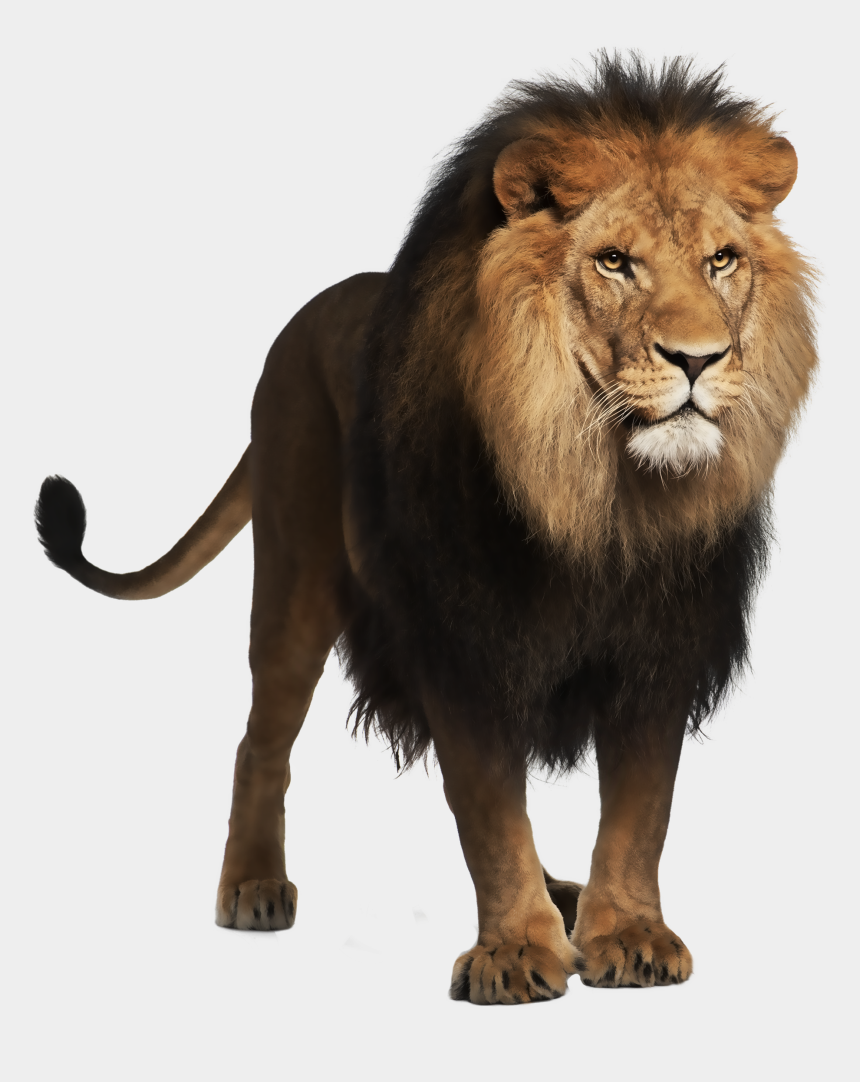
#> input picture 2/1.png, 860 x 1082 px
$ python -i main.py   (imports and definitions only)   (older library calls are emulated)
#> lines starting #> are read from the running program, lines starting #| are printed output that depends on the picture
from tkinter import *
from PIL import Image, ImageTk

img1 = '1.png'
img2 = '2.jpeg'
result_img = 'result.jpg'


def blend(source_path, target_path, source_image_koef, save_path):
    target_image_koef = 1 - source_image_koef
    source_data = Image.open(source_path)
    target_data = Image.open(target_path)
    source_data = source_data.resize((target_data.size[0], target_data.size[1]))
    source_pixels = source_data.load()
    target_pixels = target_data.load()
    for x in range(source_data.size[0]):
        for y in range(source_data.size[1]):
            source_pixel = source_pixels[x, y]
            target_pixel = target_pixels[x, y]
            red = target_pixel[0] * target_image_koef + source_pixel[0] * source_image_koef
            green = target_pixel[1] * target_image_koef + source_pixel[1] * source_image_koef
            blue = target_pixel[2] * target_image_koef + source_pixel[2] * source_image_koef
            target_pixels[x, y] = (int(red), int(green), int(blue))
    target_data.save(save_path)


def show_interface():
    root = Tk()
    root.title('Exam Task 2')

    img1_opened = Image.open(img1)
#> img1_opened is the input picture: PIL image 860x1082 RGBA; mean R, G, B, A 177.4, 169.3, 161.7, 255
    img2_opened = Image.open(img2)
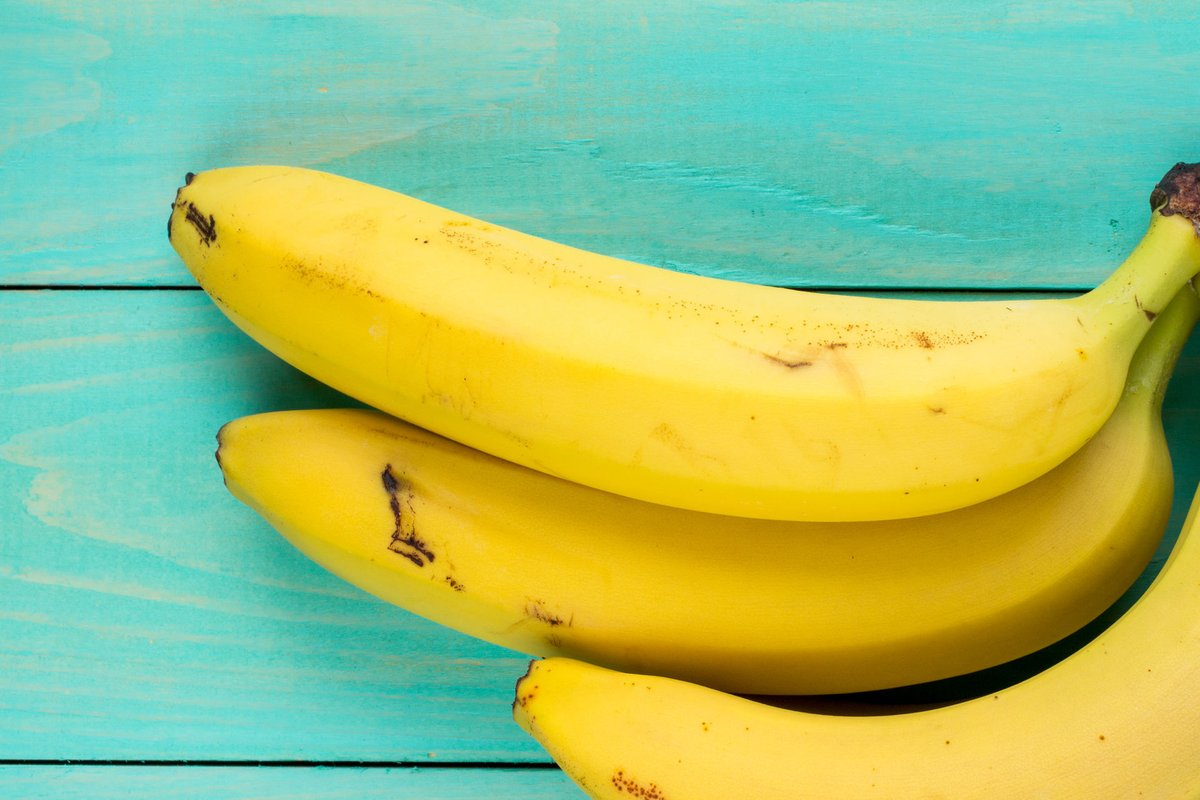
#> input picture 2/2.jpeg, 1200 x 800 px
#> img2_opened is the input picture: PIL image 1200x800 RGB; mean R, G, B 160, 192, 117.1
    result_img_opened = Image.open(result_img)
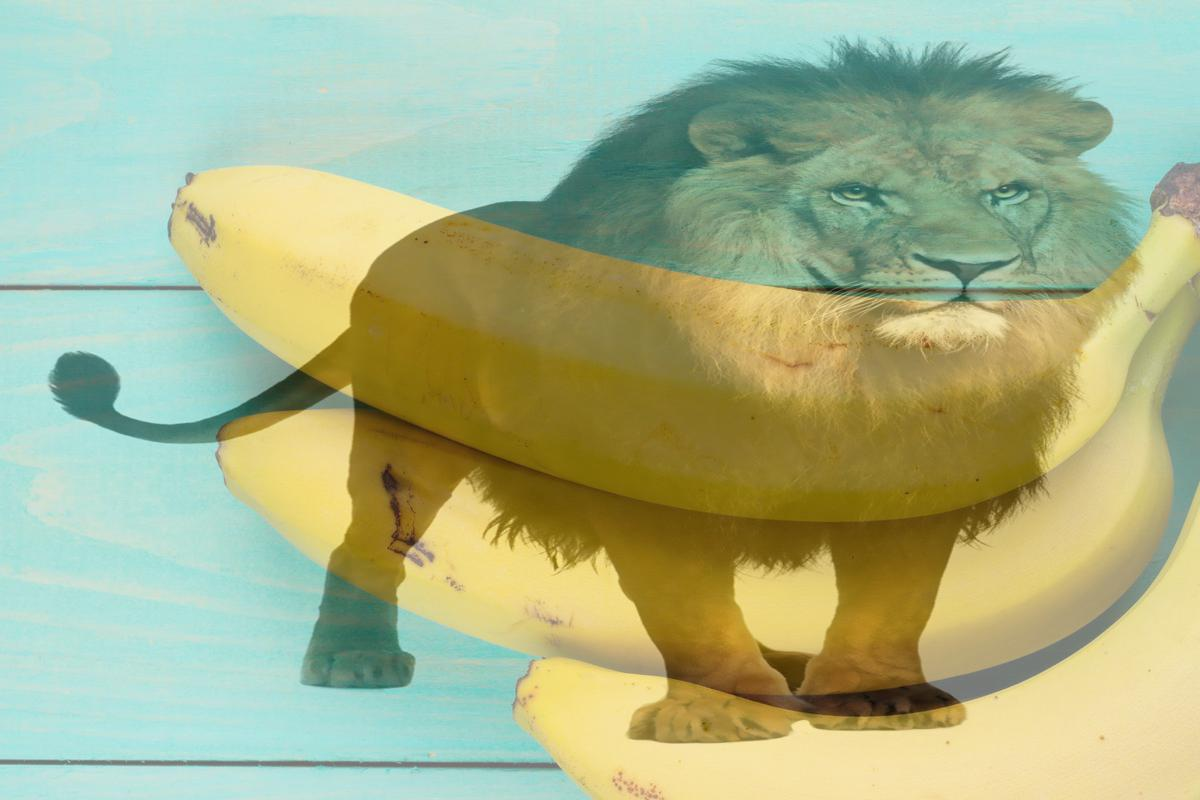
#> input picture 2/result.jpg, 1200 x 800 px
#> result_img_opened is the input picture: PIL image 1200x800 RGB; mean R, G, B 168.5, 180.4, 139.1

    i1 = ImageTk.PhotoImage(img1_opened.resize((250, 250), Image.ANTIALIAS))
    i2 = ImageTk.PhotoImage(img2_opened.resize((250, 250), Image.ANTIALIAS))
    result = ImageTk.PhotoImage(result_img_opened.resize((250, 250), Image.ANTIALIAS))

    panel1 = Label(root, image=i1)
    panel1.pack(side="left")

    panel3 = Label(root, image=result)
    panel3.pack(side="right")

    panel2 = Label(root, image=i2)
    panel2.pack(side="right")

    root.mainloop()


# [2 lines not run here, left out]

>>> result = show_interface()
